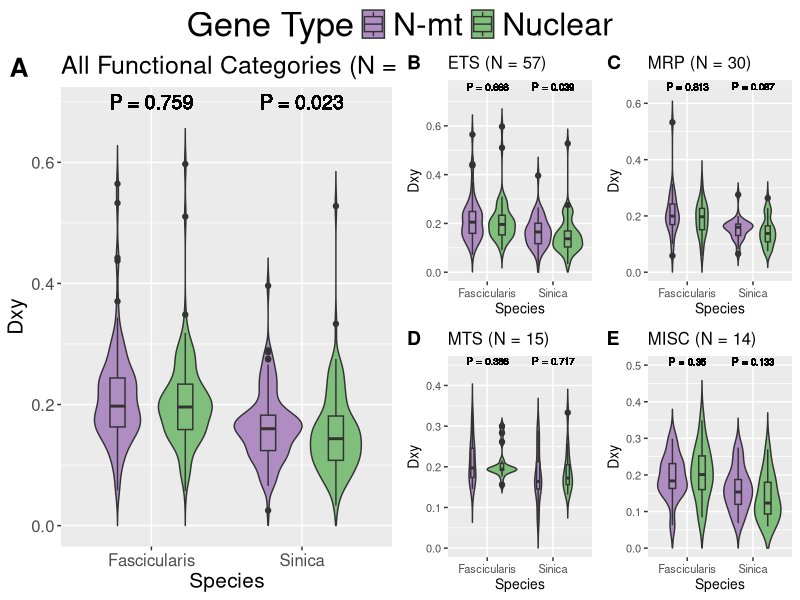

The R script that drew this image: (Note: this script raises an error after producing the figure.)
# This script includes analysis for the manuscript titled:
# Examination of Mitonuclear Conflict in a Macaque Species Exhibiting Mitonuclear Discordance

# It is split into 4 code sections which can be expanded/collapsed in RStudio 
# Expand: either click on the arrow in the gutter or on the icon that overlays the folded code 
# Collapse: click on the arrow in the gutter

# This script can be run on a command line by simply running "Rscript Mitonuclear_Stats_Plots.R"
# in the directory containing the script. 

# If running on RStudio each command can be run individually
# Once all commands are run the script will output figures and statistical results
# to the Figures and Stats directories respectively
# Currently, sourcing the script in RStudio will not produce some figures and results

# The following libraries are necessary for the below analyses
# If running on RStudio then running each line will prompt the user to install the library
library(ggplot2)
library(ggpubr)
library(plyr)
library(dplyr)
library(gridExtra)

# Set working directory according to location of data file if using through RStudio
# Working directory should be set to directory containing the Git Repo
# As of now it assumes the home directory contains the git repo
setwd("~/Mitonuclear-Analysis-Project")

# Read in complete data file for this study
# Also read in a data file containing only paired N-mt and nuclear genes
Gene_Data=read.csv("Gene_Data.csv",header=T,stringsAsFactors = T)
Paired_Gene_Data <- subset(Gene_Data, (!is.na(Gene_Data[,19])))

# Divergence ---------------------------------------------------------------

# Define a data frame with Dxy statistics between Arctoides and Sinica from paired data
# Then assign names to columns to allow for consistency with Arc-Fas statistics
# Then exclude genes with no Dxy value and genes paired to these
Sin_Dxy_one <- data.frame(Paired_Gene_Data$Sin.Dxy,Paired_Gene_Data$Type,
                      Paired_Gene_Data$FuncCategory,
                      Paired_Gene_Data$Pairing,Paired_Gene_Data$Gene,"Sinica")
names(Sin_Dxy_one)<-c("dxy","Type","Category","Pairing","Gene","Comparison")
Sin_Dxy_two <- Sin_Dxy_one[complete.cases(Sin_Dxy_one), ]
Sin_Dxy <- subset(Sin_Dxy_two,duplicated(Sin_Dxy_two$Pairing) | 
                    duplicated(Sin_Dxy_two$Pairing, fromLast=TRUE))

# Perform the steps described above but with Arctoides and Fascicularis data
Fas_Dxy_one <- data.frame(Paired_Gene_Data$Fas.Dxy,Paired_Gene_Data$Type,
                      Paired_Gene_Data$FuncCategory,
                      Paired_Gene_Data$Pairing,Paired_Gene_Data$Gene,"Fascicularis")
names(Fas_Dxy_one)<-c("dxy","Type","Category","Pairing","Gene","Comparison")
Fas_Dxy_two <- Fas_Dxy_one[complete.cases(Fas_Dxy_one), ]
Fas_Dxy <- subset(Fas_Dxy_two,duplicated(Fas_Dxy_two$Pairing) | 
                    duplicated(Fas_Dxy_two$Pairing, fromLast=TRUE))

# Combine the above datasets and subset all functional categories
Dxy <- rbind(Sin_Dxy, Fas_Dxy)
ETS=Dxy[Dxy$Category == "ETS", ]
MRP=Dxy[Dxy$Category == "MRP", ]
MTS=Dxy[Dxy$Category == "MTS", ]
MISC=Dxy[Dxy$Category == "MISC", ]
Sin_ETS=Sin_Dxy[Sin_Dxy$Category == "ETS", ]
Sin_MRP=Sin_Dxy[Sin_Dxy$Category == "MRP", ]
Sin_MTS=Sin_Dxy[Sin_Dxy$Category == "MTS", ]
Sin_MISC=Sin_Dxy[Sin_Dxy$Category == "MISC", ]
Fas_ETS=Fas_Dxy[Fas_Dxy$Category == "ETS", ]
Fas_MRP=Fas_Dxy[Fas_Dxy$Category == "MRP", ]
Fas_MTS=Fas_Dxy[Fas_Dxy$Category == "MTS", ]
Fas_MISC=Fas_Dxy[Fas_Dxy$Category == "MISC", ]

# Plot all data with titles, x (Sinica or Fascicularis) and y (Dxy values) labels, 
# and colors (N-mt and Nuclear) filling in violin plots 
ALL_plot <- ggplot(Dxy, aes(x=Comparison, y=dxy, fill = Type)) + ylim(0,0.69) +
  labs(title="All Functional Categories (N = 116)", x ="Species", y="Dxy") +
  geom_violin(trim=FALSE) + theme(legend.position = "none") +
  theme(legend.title=element_text(size=25)) + theme(legend.text=element_text(size=23)) +
  scale_fill_manual(name = "Gene Type", values=c("#af8dc3","#7fbf7b")) + 
  theme(text = element_text(size=15)) + 
  geom_text(x=1, y=0.7, label="P = 0.759", size=5) + 
  geom_text(x=2, y=0.7, label="P = 0.023", size=5) +
  geom_boxplot(width = 0.2, position = position_dodge(0.9))
ETS_plot <- ggplot(ETS, aes(x=Comparison, y=dxy, fill = Type)) +
  ylim(0,0.75) + labs(title="ETS (N = 57)", x ="Species", y="Dxy") + 
  geom_violin(trim=FALSE) + theme(legend.position = "none") +
  scale_fill_manual(values=c("#af8dc3","#7fbf7b")) +
  theme(text = element_text(size=10)) + 
  geom_text(x=1, y=0.76, label="P = 0.668", size=2.5) + 
  geom_text(x=2, y=0.76, label="P = 0.039", size=2.5) + 
  geom_boxplot(width = 0.2, position = position_dodge(0.9))
MRP_plot <- ggplot(MRP, aes(x=Comparison, y=dxy, fill = Type)) + ylim(0,0.65) +
  labs(title="MRP (N = 30)", x ="Species", y="Dxy") + 
  geom_violin(trim=FALSE) + theme(legend.position = "none") +
  scale_fill_manual(name = "Gene Type", values=c("#af8dc3","#7fbf7b")) +
  theme(text = element_text(size=10)) + 
  geom_text(x=1, y=0.66, label="P = 0.813", size=2.5) + 
  geom_text(x=2, y=0.66, label="P = 0.087", size=2.5) + 
  geom_boxplot(width = 0.15, position = position_dodge(0.9))
MTS_plot <- ggplot(MTS, aes(x=Comparison, y=dxy, fill = Type)) +
  labs(title="MTS (N = 15)", x ="Species", y="Dxy") + ylim(0,0.45) +
  geom_violin(trim=FALSE) + theme(legend.position = "none") +
  scale_fill_manual(name = "Gene Type", values=c("#af8dc3","#7fbf7b")) +
  theme(text = element_text(size=10)) +
  geom_text(x=1, y=0.46, label="P = 0.386", size=2.5) +
  geom_text(x=2, y=0.46, label="P = 0.717", size=2.5) +
  geom_boxplot(width = 0.1, position = position_dodge(0.9))
MISC_plot <- ggplot(MISC, aes(x=Comparison, y=dxy, fill = Type)) + ylim(0,0.5) +
  labs(title="MISC (N = 14)", x ="Species", y="Dxy") + 
  geom_violin(trim=FALSE) + theme(legend.position = "none") +
  scale_fill_manual(name = "Gene Type", values=c("#af8dc3","#7fbf7b")) +
  theme(text = element_text(size=10)) +
  geom_text(x=1, y=0.51, label="P = 0.35", size=2.5) +
  geom_text(x=2, y=0.51, label="P = 0.133", size=2.5) +
  geom_boxplot(width = 0.2, position = position_dodge(0.9))

# Create legend using info from ALL_plot above
ALL_legend <- get_legend(ALL_plot, position = "bottom")

# Combine all plots defined above and add labels, output plot as png
png("Figures/Figure2.png",res=300,height = 6,width = 10,units="in", pointsize=1)
ggarrange(ALL_plot,
          ggarrange(ETS_plot,MRP_plot,MTS_plot,MISC_plot,
                    labels = c("B", "C", "D","E"), font.label = list(size = 14),
                    ncol = 2, nrow = 2), labels="A", font.label = list(size = 19), 
          legend.grob = ALL_legend)
dev.off()

# Conduct Wilcoxon Rank-Sum tests on all genes as well as category subsets
# and print these out as a single text file
# Expectation for Sinica Dxy is N-mt greater than nuclear
# Expectation for Fascicularis Dxy is the opposite
sink("Stats/Dxy_Wilcoxon_results.txt")
print("Dxy between Sinica and Arctoides for all paired genes")
wilcox.test(dxy ~ Type, data=Sin_Dxy, alternative="greater")
print("Dxy between Sinica and Arctoides for paired ETS genes")
wilcox.test(dxy ~ Type, data=Sin_ETS, alternative="greater")
print("Dxy between Sinica and Arctoides for paired MRP genes")
wilcox.test(dxy ~ Type, data=Sin_MRP, alternative="greater")
print("Dxy between Sinica and Arctoides for paired MTS genes")
wilcox.test(dxy ~ Type, data=Sin_MTS, alternative="greater")
print("Dxy between Sinica and Arctoides for paired MISC genes")
wilcox.test(dxy ~ Type, data=Sin_MISC, alternative="greater")
print("Dxy between Fascicularis and Arctoides for all paired genes")
wilcox.test(dxy ~ Type, data=Fas_Dxy, alternative="less")
print("Dxy between Fascicularis and Arctoides for paired ETS genes")
wilcox.test(dxy ~ Type, data=Fas_ETS, alternative="less")
print("Dxy between Fascicularis and Arctoides for paired MRP genes")
wilcox.test(dxy ~ Type, data=Fas_MRP, alternative="less")
print("Dxy between Fascicularis and Arctoides for paired MTS genes")
wilcox.test(dxy ~ Type, data=Fas_MTS, alternative="less")
print("Dxy between Fascicularis and Arctoides for paired MISC genes")
wilcox.test(dxy ~ Type, data=Fas_MISC, alternative="less")
sink()

# Introgression -----------------------------------------------------------

# Define a data frame with fdM statistics from paired data
# Then exclude genes with no fdM value and genes paired to these
Fdm_one <- data.frame(Paired_Gene_Data$fdM,Paired_Gene_Data$Type,
                          Paired_Gene_Data$FuncCategory,
                          Paired_Gene_Data$Pairing,Paired_Gene_Data$Gene)
Fdm_two <- Fdm_one[complete.cases(Fdm_one), ]
Fdm <- subset(Fdm_two,duplicated(Fdm_two$Paired_Gene_Data.Pairing) | 
                    duplicated(Fdm_two$Paired_Gene_Data.Pairing, fromLast=TRUE))

# Subset all functional categories and obtain means for N-mt and nuclear genes
Fdm_ETS=Fdm[Fdm$Paired_Gene_Data.FuncCategory == "ETS", ]
Fdm_MRP=Fdm[Fdm$Paired_Gene_Data.FuncCategory == "MRP", ]
Fdm_MTS=Fdm[Fdm$Paired_Gene_Data.FuncCategory == "MTS", ]
Fdm_MISC=Fdm[Fdm$Paired_Gene_Data.FuncCategory == "MISC", ]

mod_ALL.fdm <- ddply(Fdm, "Paired_Gene_Data.Type", summarise, grp.mean=mean(Paired_Gene_Data.fdM))
mod_ETS.fdm <- ddply(Fdm_ETS, "Paired_Gene_Data.Type", summarise, grp.mean=mean(Paired_Gene_Data.fdM))
mod_MRP.fdm <- ddply(Fdm_MRP, "Paired_Gene_Data.Type", summarise, grp.mean=mean(Paired_Gene_Data.fdM))
mod_MTS.fdm <- ddply(Fdm_MTS, "Paired_Gene_Data.Type", summarise, grp.mean=mean(Paired_Gene_Data.fdM))
mod_MISC.fdm <- ddply(Fdm_MISC, "Paired_Gene_Data.Type", summarise, grp.mean=mean(Paired_Gene_Data.fdM))

# Plot all data with titles, x (fdM) and y (density) labels, 
# and coloring lines (N-mt and nuclear) in density plots

ALL_fdm_plot <- ggplot(Fdm, aes(x=Paired_Gene_Data.fdM, color=Paired_Gene_Data.Type)) +
  geom_text(x=-0.55, y=2.5, label="P = 0.35", size=5, show.legend = FALSE, colour="black") +
  geom_density() + labs(title="All Functional Categories (N = 99)", x="fdM", y = "Density") + theme(legend.position = "none") +
  theme(legend.title=element_text(size=25)) + theme(legend.text=element_text(size=23)) +
  ylim(0,2.5) + scale_color_manual(name = "Gene Type", values=c("#af8dc3","#7fbf7b")) + 
  geom_vline(data=mod_ALL.fdm, aes(xintercept=grp.mean, color=Paired_Gene_Data.Type), linetype="dashed") + 
  theme(text = element_text(size=15))
ETS_fdm_plot <- ggplot(Fdm_ETS, aes(x=Paired_Gene_Data.fdM, color=Paired_Gene_Data.Type)) +
  geom_density() + labs(title="ETS (N = 48)", x="fdM", y = "Density") + theme(legend.position = "none") +
  ylim(0,2.5) + scale_color_manual(values=c("#af8dc3","#7fbf7b")) + 
  geom_vline(data=mod_ETS.fdm, aes(xintercept=grp.mean, color=Paired_Gene_Data.Type), linetype="dashed") +
  theme(text = element_text(size=10)) + 
  geom_text(x=-0.5, y=2.5, label="P = 0.382", size=2.5, colour="black")
MRP_fdm_plot <- ggplot(Fdm_MRP, aes(x=Paired_Gene_Data.fdM, color=Paired_Gene_Data.Type)) +
  geom_density() + labs(title="MRP (N = 28)", x="fdM", y = "Density") + theme(legend.position = "none") +
  ylim(0,2.5) + scale_color_manual(values=c("#af8dc3","#7fbf7b")) + 
  geom_vline(data=mod_MRP.fdm, aes(xintercept=grp.mean, color=Paired_Gene_Data.Type), linetype="dashed") +
  theme(text = element_text(size=10)) +
  geom_text(x=-0.53, y=2.5, label="P = 0.354", size=2.5, colour="black")
MTS_fdm_plot <- ggplot(Fdm_MTS, aes(x=Paired_Gene_Data.fdM, color=Paired_Gene_Data.Type)) +
  geom_density() + labs(title="MTS (N = 10)", x="fdM", y = "Density") + theme(legend.position = "none") +
  ylim(0,3.5) + scale_color_manual(values=c("#af8dc3","#7fbf7b")) + 
  geom_vline(data=mod_MTS.fdm, aes(xintercept=grp.mean, color=Paired_Gene_Data.Type), linetype="dashed") + 
  theme(text = element_text(size=10)) +
  geom_text(x=-0.3, y=3.5, label="P = 0.685", size=2.5, colour="black")
MISC_fdm_plot <- ggplot(Fdm_MISC, aes(x=Paired_Gene_Data.fdM, color=Paired_Gene_Data.Type)) +
  geom_density() + labs(title="MISC (N = 13)", x="fdM", y = "Density") + theme(legend.position = "none") +
  ylim(0,3) + scale_color_manual(values=c("#af8dc3","#7fbf7b")) + 
  geom_vline(data=mod_MISC.fdm, aes(xintercept=grp.mean, color=Paired_Gene_Data.Type), linetype="dashed") + 
  theme(text = element_text(size=10)) +
  geom_text(x=-0.5, y=3, label="P = 0.35", size=2.5, colour="black")

# Create legend using info from ALL_fdm_plot above
ALL_fdm_legend <- get_legend(ALL_fdm_plot, position = "bottom")

# Combine all plots defined above and add labels, print out plots as png
png("Figures/Figure3.png",res=300,height = 6,width = 10,units="in",pointsize = 1)
ggarrange(ALL_fdm_plot,
          ggarrange(ETS_fdm_plot,MRP_fdm_plot,MTS_fdm_plot,MISC_fdm_plot,
                    labels = c("B", "C", "D","E"), font.label = list(size = 14),
                    ncol = 2, nrow = 2), labels="A", font.label = list(size = 24), 
          legend.grob = ALL_fdm_legend)
dev.off()

# Conduct Wilcoxon rank-sum test on combined fdM data and all functional categories
# Expectation is N-mt introgression is more positive than nuclear
# Print out results with titles
sink("Stats/fdM_Wilcoxon_results.txt")
print("fdM for all paired genes")
wilcox.test(Paired_Gene_Data.fdM ~ Paired_Gene_Data.Type, data=Fdm, alternative="greater")
print("fdM for ETS paired genes")
wilcox.test(Paired_Gene_Data.fdM ~ Paired_Gene_Data.Type, data=Fdm_ETS, alternative="greater")
print("fdM for MRP paired genes")
wilcox.test(Paired_Gene_Data.fdM ~ Paired_Gene_Data.Type, data=Fdm_MRP, alternative="greater")
print("fdM for MTS paired genes")
wilcox.test(Paired_Gene_Data.fdM ~ Paired_Gene_Data.Type, data=Fdm_MTS, alternative="greater")
print("fdM for MISC paired genes")
wilcox.test(Paired_Gene_Data.fdM ~ Paired_Gene_Data.Type, data=Fdm_MISC, alternative="greater")
sink()

# Selection ---------------------------------------------------------------

# Define a data frame with dNdS statistics between Arctoides and Silenus
# Then assign names to columns to allow for consistency with other dNdS statistics
# Then exclude genes with no fdM value and nuclear genes
Arc_dNdS_one <- data.frame(Gene_Data$Arc.dN.dS,Gene_Data$Type,
                      Gene_Data$FuncCategory,Gene_Data$Gene,"Arctoides")
names(Arc_dNdS_one)<-c("dNdS","Type","Category","Gene","Comparison")
Arc_dNdS_two <- Arc_dNdS_one[complete.cases(Arc_dNdS_one), ]
Arc_dNdS=Arc_dNdS_two[Arc_dNdS_two$Type == "N-mt", ]

# Perform the steps described above but with Sinica and Silenus data
Sin_dNdS_one <- data.frame(Gene_Data$Sin.dN.dS,Gene_Data$Type,
                       Gene_Data$FuncCategory,Gene_Data$Gene,"Sinica")
names(Sin_dNdS_one)<-c("dNdS","Type","Category","Gene","Comparison")
Sin_dNdS_two <- Sin_dNdS_one[complete.cases(Sin_dNdS_one), ]
Sin_dNdS=Sin_dNdS_two[Sin_dNdS_two$Type == "N-mt", ]

# Perform the steps described above but with Fascicularis and Silenus data
Fas_dNdS_one <- data.frame(Gene_Data$Fas.dN.dS,Gene_Data$Type,
                       Gene_Data$FuncCategory,Gene_Data$Gene,"Fascicularis")
names(Fas_dNdS_one)<-c("dNdS","Type","Category","Gene","Comparison")
Fas_dNdS_two <- Fas_dNdS_one[complete.cases(Fas_dNdS_one), ]
Fas_dNdS=Fas_dNdS_two[Fas_dNdS_two$Type == "N-mt", ]

# Combine the data above
Dnds <- rbind(Arc_dNdS,Sin_dNdS, Fas_dNdS)

# Create a boxplot with three separate boxes for each species pair
# Print out as a png
png("Figures/Figure5.png",res=300,height = 3.5,width = 4.5,units="in",pointsize = 10)
boxplot(dNdS~Comparison, data=Dnds, 
        col=c("#fdae61","#d7191c","#2c7bb6"),
        ylab="dN/dS", xlab="",
        ylim=c(0,3.5),
        cex.main=1.8, cex.axis=1.15, cex.lab=1.25)
text(1, 3.3, labels = "P = 0.827", cex=1.5)
dev.off()

# Conduct ANOVA, and print out summary of results
res.aov <- aov(dNdS ~ Comparison, data = Dnds)
sink("Stats/dNdS_ANOVA_results.txt")
summary(res.aov)
sink()

# Define a data frame with Arctoides branch extension
# Then assign names to columns to allow for consistency with other branch extension data
# Then exclude genes with no branch extension data and nuclear genes
# Then include only genes with a majority Arc-Sin topology
Sin_Branches_one=data.frame(Gene_Data$Arc.Sin,Gene_Data$Extension,Gene_Data$Type,
                        Gene_Data$FuncCategory,Gene_Data$Gene,"Sinica")
names(Sin_Branches_one)<-c("Topo","Extension","Type","Category","Gene","Comparison")
Sin_Branches_two <- Sin_Branches_one[complete.cases(Sin_Branches_one), ]
Sin_Branches_three=Sin_Branches_two[Sin_Branches_two$Type == "N-mt", ]
Sin_Branches=Sin_Branches_three[which(Sin_Branches_three[,1]>864),]

# Perform the steps described above but with Arc-Fas topology
Fas_Branches_one=data.frame(Gene_Data$Arc.Fas,Gene_Data$Extension,Gene_Data$Type,
                            Gene_Data$FuncCategory,Gene_Data$Gene,"Fascicularis")
names(Fas_Branches_one)<-c("Topo","Extension","Type","Category","Gene","Comparison")
Fas_Branches_two <- Fas_Branches_one[complete.cases(Fas_Branches_one), ]
Fas_Branches_three=Fas_Branches_two[Fas_Branches_two$Type == "N-mt", ]
Fas_Branches=Fas_Branches_three[which(Fas_Branches_three[,1]>864),]

# Combine the data above then create a table of based on majority topology and
# branch extension. Then make this table look clean and print out as png
Branches=rbind(Sin_Branches, Fas_Branches)
Branches_table=table(Branches$Comparison, Branches$Extension)

png("Figures/Branch_Table.png",res=300,height = 3.5,width = 4.5,units="in",pointsize = 10)
grid.table(Branches_table)
dev.off()

# Conduct a Fisher's Exact test where the hypothesis is that there is a greater amount of 
# extended branch lengths in Arc-Sin topology data, and print out as text file
sink("Stats/Branch_Exact_results.txt")
fisher.test(Branches_table, alternative = "greater")
sink()

Sin_MTS_one=data.frame(Gene_Data$Arc.Sin,Gene_Data$Extension,Gene_Data$Type,
                            Gene_Data$FuncCategory,Gene_Data$Gene,"Sinica")
names(Sin_MTS_one)<-c("Topo","Extension","Type","Category","Gene","Comparison")
Sin_MTS_two <- Sin_MTS_one[complete.cases(Sin_MTS_one), ]
Sin_MTS_three=Sin_MTS_two[Sin_MTS_two$Type == "N-mt", ]
Sin_MTS_four=Sin_MTS_three[which(Sin_MTS_three[,1]>864), ]
Sin_MTS=data.frame(Sin_MTS_four[Sin_MTS_four$Category == "MTS", ], "MTS")
Sin_Other=data.frame(Sin_MTS_four[Sin_MTS_four$Category != "MTS", ], "Other")
names(Sin_MTS)<-c("Topo","Extension","Type","Category","Gene","Comparison","MTS")
names(Sin_Other)<-c("Topo","Extension","Type","Category","Gene","Comparison","MTS")
MTS_branches=rbind(Sin_MTS,Sin_Other)
MTS_branches_table=table(MTS_branches$MTS, MTS_branches$Extension)
grid.table(MTS_branches_table)
fisher.test(MTS_branches_table, alternative = "less")

# Recombination -----------------------------------------------------------

# Define a data frame with recombination and fdM statistics
# Then assign names to columns to allow for consistency with other statistics
# Then exclude genes with no fdM or recombination values
# Then only include genes with majority Arc-Sin topology
Sin_Recom_one=data.frame(Gene_Data$Arc.Sin,Gene_Data$RecomRate,Gene_Data$fdM,
                         Gene_Data$Type,Gene_Data$FuncCategory,Gene_Data$Gene,"Sinica")
names(Sin_Recom_one)<-c("Topo","Recombination","fdM","Type","Category","Gene","Comparison")
Sin_Recom_two <- Sin_Recom_one[complete.cases(Sin_Recom_one), ]
Sin_Recom_three=Sin_Recom_two[Sin_Recom_two$Type == "N-mt", ]
Sin_Recom=Sin_Recom_three[which(Sin_Recom_three[,1]>864),]

# Create table from above data and compute linear regression
Sin_table = table(Sin_Recom$Recombination, Sin_Recom$fdM)
SinMod <- lm(formula = Sin_Recom$Recombination ~ Sin_Recom$fdM)

# Perform the steps described above but with Arc-Fas topology genes
Fas_Recom_one=data.frame(Gene_Data$Arc.Fas,Gene_Data$RecomRate,Gene_Data$fdM,
                         Gene_Data$Type,Gene_Data$FuncCategory,Gene_Data$Gene,"Fascicularis")
names(Fas_Recom_one)<-c("Topo","Recombination","fdM","Type","Category","Gene","Comparison")
Fas_Recom_two <- Fas_Recom_one[complete.cases(Fas_Recom_one), ]
Fas_Recom_three=Fas_Recom_two[Fas_Recom_two$Type == "N-mt", ]
Fas_Recom=Fas_Recom_three[which(Fas_Recom_three[,1]>864),]

Fas_table = table(Fas_Recom$Recombination, Fas_Recom$fdM)
FasMod <- lm(formula = Fas_Recom$Recombination ~ Fas_Recom$fdM)

# Summarize linear refgression and print out results
sink("Stats/Recombination_fdM_Regression_results.txt")
print("Arc-Sin Topology CM/Mb-fdM Regression")
summary(SinMod)
print("Arc-Fas Topology CM/Mb-fdM Regression")
summary(FasMod)
sink()

# Create expressions to paste over coming scatter plots
Sin_expression <- expression(paste("N = 72, ","P = 0.193, ",R^2," = 0.024"))
Fas_expression <- expression(paste("N = 19, ","P = 0.134, ",R^2," = 0.128"))

# Create scatter plots with labeled x (recombination) and y (fdM) axes
# Paste text over the scatter plots including the above expressions
# Print out scatter plots as png
png("Figures/Figure4.png",res=300,height = 6,width = 10,units="in",pointsize = 10)
par(mar = c(5.1, 5.1, 4.1, 2.1), mfrow=c(1,2))
scatter.smooth(x=Sin_Recom$Recombination, y=Sin_Recom$fdM,
               pch = 19,
               col=c("#af8dc3"),
               xlab='Recombination Rate (cM/Mb)',
               ylab="fdM",
               cex.lab=2.3, cex.axis=2)
text(4, 0.05, labels = "A", cex=3)
text(2, -0.57, labels = Sin_expression, cex=1.5)
scatter.smooth(x=Fas_Recom$Recombination, y=Fas_Recom$fdM,
               pch = 19,
               col=c("#af8dc3"),
               xlab='Recombination Rate (cM/Mb)',
               ylab="",
               cex.lab=2.3, cex.axis=2)
text(0.35, 0.3, labels = "B",cex=3)
text(0.13, -0.47, labels = Fas_expression, cex=1.5)
dev.off()
